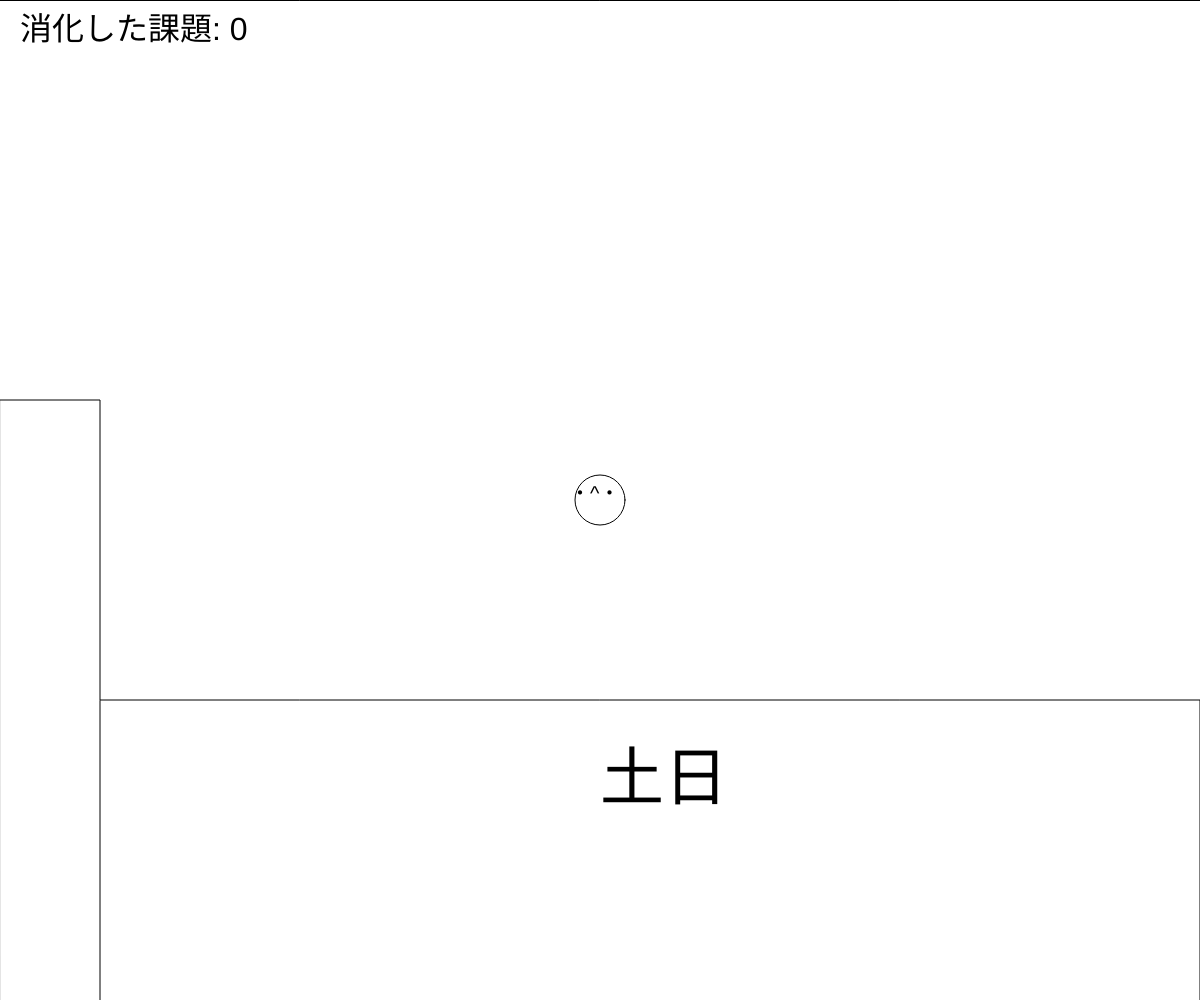
Frame 1 (no input)
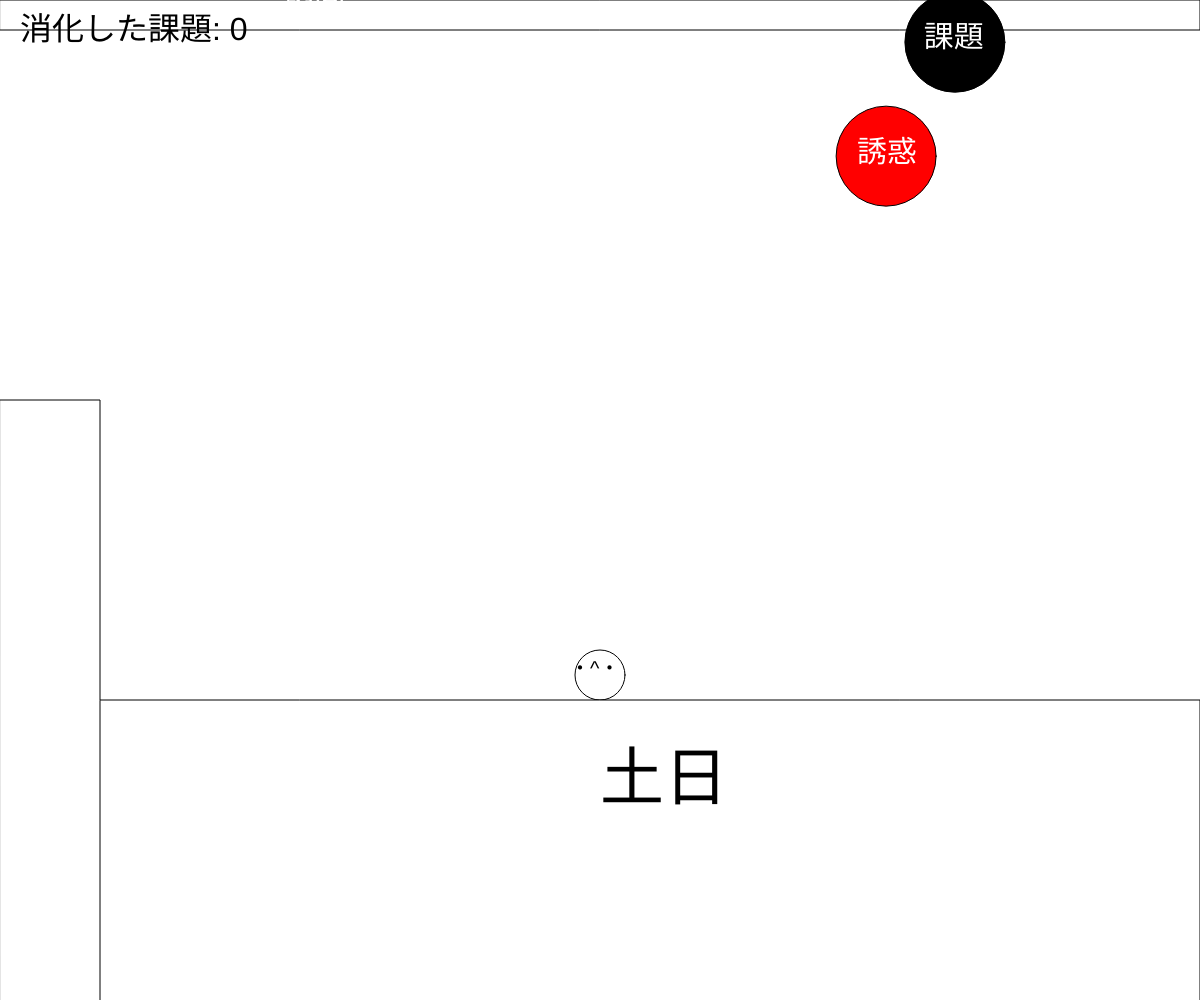
Frame 60 (no input)
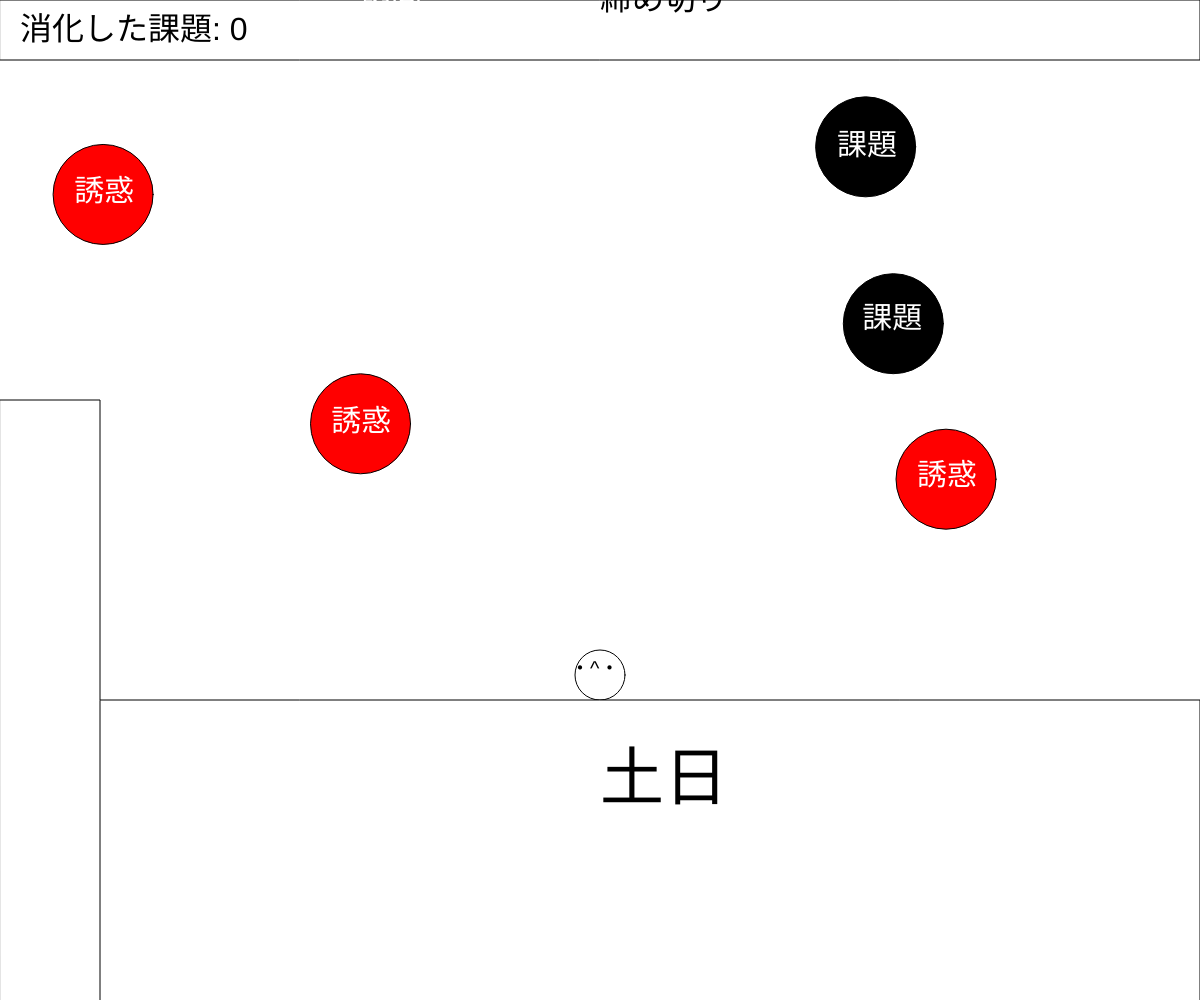
Frame 120 (the mouse pressed at the canvas centre since frame 60)

The p5.js sketch that drew these frames (run headless with seeded random() and noise() and a simulated clock; from frame 60 on, the mouse is pressed at the canvas centre):

// p5.js sketch
// ── sketch.js
// 最終課題を制作しよう
let x, y, vx, vy;//変数の宣言
let size = 50;
let count = 0;
let cycle = 700;//y座標
let increment = 1;
let collisionCount = 0;
let red,blue,green;

const GAME_CLEAR_COUNT = 10;
const g = 0.5; //重力加速度
const vyMax = 30;
const msg = 'okey';

function setup() 
{
  createCanvas(windowWidth, windowHeight);
  x = width / 2;
  y = height / 2;
  vx = 0;
  vy = 0;
  balls = [];
  yuwakuballs = [];
}

function draw() {
  background(255)
  fill(255);
  ellipse(x, y, 50, 50);
  fill(255)
  rect(0, 700, windowWidth, 500); 
  rect(0, 400, 100, windowHeight);
  fill(0);
  textSize(64);
  text('土日',windowWidth/2,800)
  count = (count + 0.5) % cycle;//countに代入 数字を大きくするほどゆっくりになる
  size = count;

 fill(255);
 rect(0, 0, windowWidth, size);
  x += vx;
  y += vy;
  vy = constrain(vy + g, -vyMax, vyMax);

  if( size + 25 >= y ){
    if( x < 125 ){
    y = constrain(y, size + 25, 375);
      if( y <= size + 25 ){
        y == size + 25;
        vy = -1 * vy;
      }
    }else{
      y = constrain(y, size + 25, 675); 
      if( y <= size + 25 ){
        y == size + 25;
        vy = -1 * vy;
    }
   }
  }
  
  fill(0);
  textSize(32);
  text(`消化した課題: ${collisionCount}`, 20, 40);
  text('締め切り', windowWidth/2, size-50);
  textSize(20);
  text('・^・', x - 30 , y);

  if( 675 <= y ){ 
    vy = 0 * vy; 
    y = 675;
    if(vy == 0 && keyIsDown(UP_ARROW)){vy -= 20;} 
  }

  if( 125 <= x && x <= windowWidth-25 && y >= 375) {
   if(keyIsDown(LEFT_ARROW)){ x -= 10; }
   if(keyIsDown(RIGHT_ARROW)){ x += 10; }
   x = constrain(x, 125, windowWidth-25);
  }

  if( y <= 375 ){
   if(keyIsDown(LEFT_ARROW)){ x -= 10; }
   if(keyIsDown(RIGHT_ARROW)){ x += 10; }
   x = constrain(x, 25, windowWidth-25);
  }

  if( y >= 375 && x < 125){
    vy = 0 * vy;
    y = 375;
    console.log(msg);
    if( vy == 0 && keyIsDown(UP_ARROW)){ vy -= 20; }
  }

  for(let i = 0; i < balls.length; i++){//for (初期化式; 条件式; 増減式) { 繰り返したい処理}
    let b1 = balls[i];
    if( 655 > b1.y && 150 < b1.x || 350 > b1.y && 150 > b1.x){
    fill(0);
    ellipse(b1.x, b1.y, b1.size);}
    b1.x += b1.vx;
    b1.y += b1.vy;
  
  }
  for(let i = 0; i < yuwakuballs.length; i++){//for (初期化式; 条件式; 増減式) { 繰り返したい処理}
    let b2 = yuwakuballs[i];
    if( 655 > b2.y && 150 < b2.x || 350 > b2.y && 150 > b2.x){
      if(size < 100 || size >= 300 && size < 400 || size >= 600 && size < 700){
      red = 255;
    }else{
      red = 0;
    }
      if(size >= 100 && size < 200 || size >= 400 && size < 500){
      blue = 255;
    }else{
      blue = 0;
    }
      if(size >= 200 && size < 300 || size >= 500 && size < 600){
      green = 200;
    }else{
      green = 0;
      }
      if(size >= 100 && size < 200 || size >= 300 && size < 400 ||  size >= 500 && size < 600){
        red = 0;
        blue= 0;
        green=0;
      }
      fill(red,green,blue);
      
    ellipse(b2.x, b2.y, b2.size);}
    b2.x += b2.vx;
    b2.y += b2.vy;
  
  }
  if (frameCount % 50 === 0) { // ##フレームごとに
    const m = {
      x: random(windowWidth),
      y: random(0),
      size: 100,
      vx: random(-2, 2),
      vy: random(4, 8)
    };
    balls.push(m);
  }
  if (frameCount % 30 === 0) { // ##フレームごとに
    const n = {
      x: random(windowWidth),
      y: random(0),
      size: 100,
      vx: random(-2, 2),
      vy: random(4, 8)
    };
    yuwakuballs.push(n);
  }


  for (let i = 0; i < balls.length ; i++) {
      let b1 = balls[i];
      let distance = dist(x, y, b1.x, b1.y);
      let hankei = 25 + b1.size/2;
      
      if (distance <= hankei) {
        b1.vx *= -1;
        b1.y -= 1000;
        b1.vy *= -1;
        vx = -vx;
        vy = -vy;
        collisionCount++; 
  
        if (collisionCount >= GAME_CLEAR_COUNT) {
          // ゲームオーバー処理
          background(255);
          textSize(64);
          fill(0)
          text("休みを守った！", width / 2 - 150, height / 2);
          noLoop();
        }
      }

      if( 655 > b1.y && 150 < b1.x|| 350 > b1.y && 150 > b1.x){
      fill(255);
      textSize(30);
      text('課題',b1.x-30,b1.y);
      }
      }
      

      for (let j = 0; j < yuwakuballs.length ; j++) {
        let b2 = yuwakuballs[j];
        let yuwakudistance = dist(x, y, b2.x, b2.y);
        let yuwakuhankei = 25 + b2.size/2;
        
        if (yuwakudistance <= yuwakuhankei) {
          b2.vx *= -1;
          b2.y -= 1000;
          b2.vy *= -1;
          vx = -vx;
          vy = -vy;
          collisionCount--; 
        
          if (collisionCount >= GAME_CLEAR_COUNT) {
            // ゲームオーバー処理
            background(255);
            textSize(64);
            fill(0)
            text("休みを守った！", width / 2 - 150, height / 2);
            noLoop();
          }
        }

        if( 655 > b2.y && 150 < b2.x|| 350 > b2.y && 150 > b2.x){
        fill(255);
        textSize(30);
        text('誘惑',b2.x-30,b2.y);
        
        }
        }


      if(count >= 699){
        background(255);
          textSize(64);
          fill(0)
          text("Goodbye 土日、また会う日まで", windowWidth / 2 - 500, height / 2);
          noLoop();
      }
}
  
 
function windowResized(){ // ウィンドウがリサイズされるたびにこの関数が自動的に実行される
  resizeCanvas(windowWidth, windowHeight); // キャンバスをリサイズする（createCanvasではないので注意）
}
